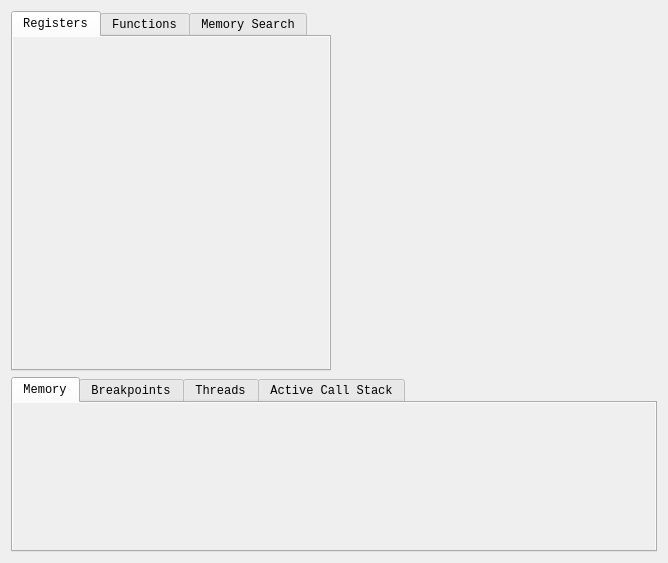
<?xml version="1.0" encoding="UTF-8"?>
<ui version="4.0">
 <class>CpuWidget</class>
 <widget class="QWidget" name="CpuWidget">
  <property name="geometry">
   <rect>
    <x>0</x>
    <y>0</y>
    <width>668</width>
    <height>563</height>
   </rect>
  </property>
  <property name="font">
   <font>
    <family>Monospace</family>
   </font>
  </property>
  <property name="focusPolicy">
   <enum>Qt::StrongFocus</enum>
  </property>
  <property name="windowTitle">
   <string/>
  </property>
  <layout class="QGridLayout" name="gridLayout">
   <item row="0" column="0">
    <layout class="QVBoxLayout" name="verticalLayout">
     <item>
      <layout class="QHBoxLayout" name="horizontalLayout" stretch="0,0">
       <item>
        <widget class="QTabWidget" name="tabWidgetRegFunc">
         <property name="minimumSize">
          <size>
           <width>320</width>
           <height>350</height>
          </size>
         </property>
         <property name="currentIndex">
          <number>0</number>
         </property>
         <widget class="QWidget" name="tabRegisters">
          <attribute name="title">
           <string>Registers</string>
          </attribute>
          <layout class="QHBoxLayout" name="horizontalLayout_6">
           <property name="spacing">
            <number>0</number>
           </property>
           <property name="leftMargin">
            <number>0</number>
           </property>
           <property name="topMargin">
            <number>0</number>
           </property>
           <property name="rightMargin">
            <number>0</number>
           </property>
           <property name="bottomMargin">
            <number>0</number>
           </property>
           <item>
            <widget class="RegisterWidget" name="registerWidget" native="true">
             <property name="sizePolicy">
              <sizepolicy hsizetype="Expanding" vsizetype="Expanding">
               <horstretch>0</horstretch>
               <verstretch>0</verstretch>
              </sizepolicy>
             </property>
             <property name="minimumSize">
              <size>
               <width>320</width>
               <height>300</height>
              </size>
             </property>
             <property name="maximumSize">
              <size>
               <width>16777215</width>
               <height>595</height>
              </size>
             </property>
             <property name="font">
              <font>
               <family>Monospace</family>
              </font>
             </property>
             <property name="focusPolicy">
              <enum>Qt::StrongFocus</enum>
             </property>
             <property name="contextMenuPolicy">
              <enum>Qt::CustomContextMenu</enum>
             </property>
             <property name="autoFillBackground">
              <bool>true</bool>
             </property>
            </widget>
           </item>
          </layout>
         </widget>
         <widget class="QWidget" name="tabFunctions">
          <attribute name="title">
           <string>Functions</string>
          </attribute>
          <layout class="QVBoxLayout" name="verticalLayout_2">
           <property name="spacing">
            <number>0</number>
           </property>
           <property name="leftMargin">
            <number>0</number>
           </property>
           <property name="topMargin">
            <number>0</number>
           </property>
           <property name="rightMargin">
            <number>0</number>
           </property>
           <property name="bottomMargin">
            <number>0</number>
           </property>
           <item>
            <widget class="QTreeWidget" name="treeModules">
             <property name="enabled">
              <bool>true</bool>
             </property>
             <property name="contextMenuPolicy">
              <enum>Qt::CustomContextMenu</enum>
             </property>
             <property name="indentation">
              <number>8</number>
             </property>
             <property name="sortingEnabled">
              <bool>true</bool>
             </property>
             <property name="columnCount">
              <number>3</number>
             </property>
             <column>
              <property name="text">
               <string>Module</string>
              </property>
             </column>
             <column>
              <property name="text">
               <string>Version</string>
              </property>
             </column>
             <column>
              <property name="text">
               <string>Count</string>
              </property>
             </column>
            </widget>
           </item>
           <item>
            <widget class="QListWidget" name="listFunctions">
             <property name="contextMenuPolicy">
              <enum>Qt::CustomContextMenu</enum>
             </property>
            </widget>
           </item>
           <item>
            <layout class="QHBoxLayout" name="horizontalLayout_5">
             <item>
              <widget class="QPushButton" name="btnRefreshFunctions">
               <property name="text">
                <string>Refresh</string>
               </property>
              </widget>
             </item>
             <item>
              <widget class="QLineEdit" name="txtFuncSearch">
               <property name="placeholderText">
                <string>Filter</string>
               </property>
              </widget>
             </item>
            </layout>
           </item>
          </layout>
         </widget>
         <widget class="QWidget" name="tab">
          <attribute name="title">
           <string>Memory Search</string>
          </attribute>
          <layout class="QVBoxLayout" name="verticalLayout_3">
           <item>
            <layout class="QGridLayout" name="gridLayout_2">
             <item row="6" column="0">
              <widget class="QLabel" name="label_5">
               <property name="text">
                <string>End</string>
               </property>
              </widget>
             </item>
             <item row="5" column="1" colspan="3">
              <widget class="QLineEdit" name="txtSearchStart">
               <property name="text">
                <string notr="true">0x00</string>
               </property>
              </widget>
             </item>
             <item row="0" column="0">
              <widget class="QLabel" name="label">
               <property name="text">
                <string>Value</string>
               </property>
              </widget>
             </item>
             <item row="0" column="1">
              <widget class="QLineEdit" name="txtSearchValue"/>
             </item>
             <item row="5" column="0">
              <widget class="QLabel" name="label_4">
               <property name="text">
                <string>Start</string>
               </property>
              </widget>
             </item>
             <item row="6" column="1" colspan="3">
              <widget class="QLineEdit" name="txtSearchEnd">
               <property name="text">
                <string notr="true">0x2000000</string>
               </property>
              </widget>
             </item>
             <item row="2" column="0">
              <widget class="QLabel" name="label_2">
               <property name="text">
                <string>Type</string>
               </property>
              </widget>
             </item>
             <item row="2" column="1">
              <widget class="QComboBox" name="cmbSearchType">
               <item>
                <property name="text">
                 <string>1 Byte (8 bits)</string>
                </property>
               </item>
               <item>
                <property name="text">
                 <string>2 Bytes (16 bits)</string>
                </property>
               </item>
               <item>
                <property name="text">
                 <string>4 Bytes (32 bits)</string>
                </property>
               </item>
               <item>
                <property name="text">
                 <string>8 Bytes (64 bits)</string>
                </property>
               </item>
               <item>
                <property name="text">
                 <string>Float</string>
                </property>
               </item>
               <item>
                <property name="text">
                 <string>Double</string>
                </property>
               </item>
               <item>
                <property name="text">
                 <string>String</string>
                </property>
               </item>
               <item>
                <property name="text">
                 <string>Array of byte</string>
                </property>
               </item>
              </widget>
             </item>
             <item row="2" column="2">
              <widget class="QLabel" name="label_3">
               <property name="text">
                <string>Hex</string>
               </property>
              </widget>
             </item>
             <item row="2" column="3">
              <widget class="QCheckBox" name="chkSearchHex">
               <property name="text">
                <string/>
               </property>
               <property name="checked">
                <bool>true</bool>
               </property>
              </widget>
             </item>
             <item row="0" column="2" colspan="2">
              <widget class="QPushButton" name="btnSearch">
               <property name="text">
                <string>Search</string>
               </property>
              </widget>
             </item>
            </layout>
           </item>
           <item>
            <widget class="QListWidget" name="listSearchResults"/>
           </item>
          </layout>
         </widget>
        </widget>
       </item>
       <item>
        <widget class="DisassemblyWidget" name="disassemblyWidget" native="true">
         <property name="sizePolicy">
          <sizepolicy hsizetype="MinimumExpanding" vsizetype="Expanding">
           <horstretch>0</horstretch>
           <verstretch>1</verstretch>
          </sizepolicy>
         </property>
         <property name="minimumSize">
          <size>
           <width>320</width>
           <height>350</height>
          </size>
         </property>
         <property name="maximumSize">
          <size>
           <width>16777215</width>
           <height>595</height>
          </size>
         </property>
         <property name="font">
          <font>
           <family>Monospace</family>
          </font>
         </property>
         <property name="focusPolicy">
          <enum>Qt::StrongFocus</enum>
         </property>
         <property name="contextMenuPolicy">
          <enum>Qt::CustomContextMenu</enum>
         </property>
         <property name="autoFillBackground">
          <bool>true</bool>
         </property>
        </widget>
       </item>
      </layout>
     </item>
     <item>
      <widget class="QTabWidget" name="tabWidget">
       <property name="minimumSize">
        <size>
         <width>150</width>
         <height>0</height>
        </size>
       </property>
       <property name="maximumSize">
        <size>
         <width>16777215</width>
         <height>215</height>
        </size>
       </property>
       <property name="tabPosition">
        <enum>QTabWidget::North</enum>
       </property>
       <property name="currentIndex">
        <number>0</number>
       </property>
       <widget class="QWidget" name="tab_memory">
        <property name="sizePolicy">
         <sizepolicy hsizetype="Preferred" vsizetype="Preferred">
          <horstretch>0</horstretch>
          <verstretch>0</verstretch>
         </sizepolicy>
        </property>
        <attribute name="title">
         <string>Memory</string>
        </attribute>
        <layout class="QHBoxLayout" name="horizontalLayout_3">
         <property name="spacing">
          <number>6</number>
         </property>
         <property name="leftMargin">
          <number>0</number>
         </property>
         <property name="topMargin">
          <number>0</number>
         </property>
         <property name="rightMargin">
          <number>0</number>
         </property>
         <property name="bottomMargin">
          <number>0</number>
         </property>
         <item>
          <widget class="MemoryViewWidget" name="memoryviewWidget" native="true">
           <property name="sizePolicy">
            <sizepolicy hsizetype="Preferred" vsizetype="Preferred">
             <horstretch>0</horstretch>
             <verstretch>0</verstretch>
            </sizepolicy>
           </property>
           <property name="minimumSize">
            <size>
             <width>250</width>
             <height>145</height>
            </size>
           </property>
           <property name="maximumSize">
            <size>
             <width>16777215</width>
             <height>16777215</height>
            </size>
           </property>
           <property name="font">
            <font>
             <family>Monospace</family>
            </font>
           </property>
           <property name="contextMenuPolicy">
            <enum>Qt::CustomContextMenu</enum>
           </property>
           <property name="autoFillBackground">
            <bool>true</bool>
           </property>
          </widget>
         </item>
        </layout>
       </widget>
       <widget class="QWidget" name="tab_breakpoints">
        <attribute name="title">
         <string>Breakpoints</string>
        </attribute>
        <layout class="QHBoxLayout" name="horizontalLayout_4">
         <property name="leftMargin">
          <number>0</number>
         </property>
         <property name="topMargin">
          <number>0</number>
         </property>
         <property name="rightMargin">
          <number>0</number>
         </property>
         <property name="bottomMargin">
          <number>0</number>
         </property>
         <item>
          <widget class="QTableView" name="breakpointList">
           <property name="contextMenuPolicy">
            <enum>Qt::CustomContextMenu</enum>
           </property>
           <property name="horizontalScrollBarPolicy">
            <enum>Qt::ScrollBarAlwaysOff</enum>
           </property>
           <property name="gridStyle">
            <enum>Qt::NoPen</enum>
           </property>
          </widget>
         </item>
        </layout>
       </widget>
       <widget class="QWidget" name="tab_threads">
        <attribute name="title">
         <string>Threads</string>
        </attribute>
        <layout class="QHBoxLayout" name="horizontalLayout_7">
         <property name="spacing">
          <number>0</number>
         </property>
         <property name="leftMargin">
          <number>0</number>
         </property>
         <property name="topMargin">
          <number>0</number>
         </property>
         <property name="rightMargin">
          <number>0</number>
         </property>
         <property name="bottomMargin">
          <number>0</number>
         </property>
         <item>
          <widget class="QTableView" name="threadList">
           <property name="contextMenuPolicy">
            <enum>Qt::CustomContextMenu</enum>
           </property>
           <property name="selectionMode">
            <enum>QAbstractItemView::SingleSelection</enum>
           </property>
           <property name="gridStyle">
            <enum>Qt::NoPen</enum>
           </property>
           <property name="cornerButtonEnabled">
            <bool>false</bool>
           </property>
          </widget>
         </item>
        </layout>
       </widget>
       <widget class="QWidget" name="tab_callstack">
        <attribute name="title">
         <string>Active Call Stack</string>
        </attribute>
        <layout class="QHBoxLayout" name="horizontalLayout_8">
         <property name="spacing">
          <number>0</number>
         </property>
         <property name="leftMargin">
          <number>0</number>
         </property>
         <property name="topMargin">
          <number>0</number>
         </property>
         <property name="rightMargin">
          <number>0</number>
         </property>
         <property name="bottomMargin">
          <number>0</number>
         </property>
         <item>
          <widget class="QTableView" name="stackList">
           <property name="contextMenuPolicy">
            <enum>Qt::CustomContextMenu</enum>
           </property>
           <property name="horizontalScrollBarPolicy">
            <enum>Qt::ScrollBarAlwaysOff</enum>
           </property>
           <property name="sizeAdjustPolicy">
            <enum>QAbstractScrollArea::AdjustToContentsOnFirstShow</enum>
           </property>
           <property name="selectionMode">
            <enum>QAbstractItemView::SingleSelection</enum>
           </property>
           <property name="gridStyle">
            <enum>Qt::NoPen</enum>
           </property>
           <property name="cornerButtonEnabled">
            <bool>false</bool>
           </property>
          </widget>
         </item>
        </layout>
       </widget>
      </widget>
     </item>
    </layout>
   </item>
  </layout>
 </widget>
 <customwidgets>
  <customwidget>
   <class>DisassemblyWidget</class>
   <extends>QWidget</extends>
   <header>pcsx2-qt/Debugger/DisassemblyWidget.h</header>
   <container>1</container>
  </customwidget>
  <customwidget>
   <class>RegisterWidget</class>
   <extends>QWidget</extends>
   <header>pcsx2-qt/Debugger/RegisterWidget.h</header>
   <container>1</container>
  </customwidget>
  <customwidget>
   <class>MemoryViewWidget</class>
   <extends>QWidget</extends>
   <header>pcsx2-qt/Debugger/MemoryViewWidget.h</header>
   <container>1</container>
  </customwidget>
 </customwidgets>
 <resources/>
 <connections/>
</ui>
